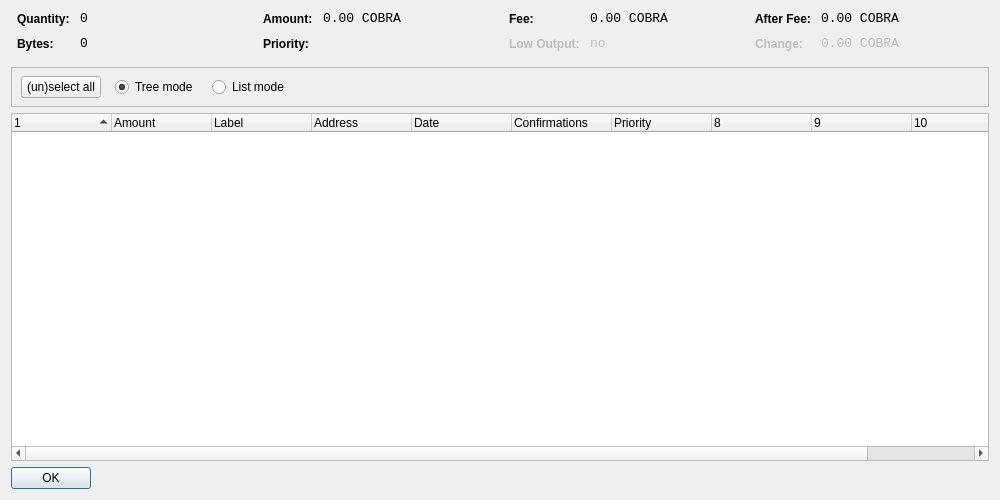
<?xml version="1.0" encoding="UTF-8"?>
<ui version="4.0">
 <class>CoinControlDialog</class>
 <widget class="QDialog" name="CoinControlDialog">
  <property name="geometry">
   <rect>
    <x>0</x>
    <y>0</y>
    <width>1000</width>
    <height>500</height>
   </rect>
  </property>
  <property name="windowTitle">
   <string>Coin Control</string>
  </property>
  <layout class="QVBoxLayout" name="verticalLayout">
   <item>
    <layout class="QHBoxLayout" name="horizontalLayoutTop" stretch="0,0,0,0">
     <property name="topMargin">
      <number>0</number>
     </property>
     <property name="bottomMargin">
      <number>10</number>
     </property>
     <item>
      <layout class="QFormLayout" name="formLayoutCoinControl1">
       <property name="horizontalSpacing">
        <number>10</number>
       </property>
       <property name="verticalSpacing">
        <number>10</number>
       </property>
       <property name="leftMargin">
        <number>6</number>
       </property>
       <property name="rightMargin">
        <number>6</number>
       </property>
       <item row="0" column="0">
        <widget class="QLabel" name="labelCoinControlQuantityText">
         <property name="styleSheet">
          <string notr="true">font-weight:bold;</string>
         </property>
         <property name="text">
          <string>Quantity:</string>
         </property>
        </widget>
       </item>
       <item row="0" column="1">
        <widget class="QLabel" name="labelCoinControlQuantity">
         <property name="font">
          <font>
           <family>Monospace</family>
           <pointsize>10</pointsize>
          </font>
         </property>
         <property name="cursor">
          <cursorShape>IBeamCursor</cursorShape>
         </property>
         <property name="contextMenuPolicy">
          <enum>Qt::ActionsContextMenu</enum>
         </property>
         <property name="text">
          <string notr="true">0</string>
         </property>
         <property name="textInteractionFlags">
          <set>Qt::LinksAccessibleByMouse|Qt::TextSelectableByKeyboard|Qt::TextSelectableByMouse</set>
         </property>
        </widget>
       </item>
       <item row="1" column="0">
        <widget class="QLabel" name="labelCoinControlBytesText">
         <property name="styleSheet">
          <string notr="true">font-weight:bold;</string>
         </property>
         <property name="text">
          <string>Bytes:</string>
         </property>
        </widget>
       </item>
       <item row="1" column="1">
        <widget class="QLabel" name="labelCoinControlBytes">
         <property name="font">
          <font>
           <family>Monospace</family>
           <pointsize>10</pointsize>
          </font>
         </property>
         <property name="cursor">
          <cursorShape>IBeamCursor</cursorShape>
         </property>
         <property name="contextMenuPolicy">
          <enum>Qt::ActionsContextMenu</enum>
         </property>
         <property name="text">
          <string notr="true">0</string>
         </property>
         <property name="textInteractionFlags">
          <set>Qt::LinksAccessibleByMouse|Qt::TextSelectableByKeyboard|Qt::TextSelectableByMouse</set>
         </property>
        </widget>
       </item>
      </layout>
     </item>
     <item>
      <layout class="QFormLayout" name="formLayoutCoinControl2">
       <property name="horizontalSpacing">
        <number>10</number>
       </property>
       <property name="verticalSpacing">
        <number>10</number>
       </property>
       <property name="leftMargin">
        <number>6</number>
       </property>
       <property name="rightMargin">
        <number>6</number>
       </property>
       <item row="0" column="0">
        <widget class="QLabel" name="labelCoinControlAmountText">
         <property name="styleSheet">
          <string notr="true">font-weight:bold;</string>
         </property>
         <property name="text">
          <string>Amount:</string>
         </property>
        </widget>
       </item>
       <item row="0" column="1">
        <widget class="QLabel" name="labelCoinControlAmount">
         <property name="font">
          <font>
           <family>Monospace</family>
           <pointsize>10</pointsize>
          </font>
         </property>
         <property name="cursor">
          <cursorShape>IBeamCursor</cursorShape>
         </property>
         <property name="contextMenuPolicy">
          <enum>Qt::ActionsContextMenu</enum>
         </property>
         <property name="text">
          <string notr="true">0.00 COBRA</string>
         </property>
         <property name="textInteractionFlags">
          <set>Qt::LinksAccessibleByMouse|Qt::TextSelectableByKeyboard|Qt::TextSelectableByMouse</set>
         </property>
        </widget>
       </item>
       <item row="1" column="0">
        <widget class="QLabel" name="labelCoinControlPriorityText">
         <property name="styleSheet">
          <string notr="true">font-weight:bold;</string>
         </property>
         <property name="text">
          <string>Priority:</string>
         </property>
        </widget>
       </item>
       <item row="1" column="1">
        <widget class="QLabel" name="labelCoinControlPriority">
         <property name="font">
          <font>
           <family>Monospace</family>
           <pointsize>10</pointsize>
          </font>
         </property>
         <property name="cursor">
          <cursorShape>IBeamCursor</cursorShape>
         </property>
         <property name="contextMenuPolicy">
          <enum>Qt::ActionsContextMenu</enum>
         </property>
         <property name="text">
          <string/>
         </property>
         <property name="textInteractionFlags">
          <set>Qt::LinksAccessibleByMouse|Qt::TextSelectableByKeyboard|Qt::TextSelectableByMouse</set>
         </property>
        </widget>
       </item>
      </layout>
     </item>
     <item>
      <layout class="QFormLayout" name="formLayoutCoinControl3">
       <property name="horizontalSpacing">
        <number>10</number>
       </property>
       <property name="verticalSpacing">
        <number>10</number>
       </property>
       <property name="leftMargin">
        <number>6</number>
       </property>
       <property name="rightMargin">
        <number>6</number>
       </property>
       <item row="0" column="0">
        <widget class="QLabel" name="labelCoinControlFeeText">
         <property name="styleSheet">
          <string notr="true">font-weight:bold;</string>
         </property>
         <property name="text">
          <string>Fee:</string>
         </property>
        </widget>
       </item>
       <item row="0" column="1">
        <widget class="QLabel" name="labelCoinControlFee">
         <property name="font">
          <font>
           <family>Monospace</family>
           <pointsize>10</pointsize>
          </font>
         </property>
         <property name="cursor">
          <cursorShape>IBeamCursor</cursorShape>
         </property>
         <property name="contextMenuPolicy">
          <enum>Qt::ActionsContextMenu</enum>
         </property>
         <property name="text">
          <string notr="true">0.00 COBRA</string>
         </property>
         <property name="textInteractionFlags">
          <set>Qt::LinksAccessibleByMouse|Qt::TextSelectableByKeyboard|Qt::TextSelectableByMouse</set>
         </property>
        </widget>
       </item>
       <item row="1" column="0">
        <widget class="QLabel" name="labelCoinControlLowOutputText">
         <property name="enabled">
          <bool>false</bool>
         </property>
         <property name="styleSheet">
          <string notr="true">font-weight:bold;</string>
         </property>
         <property name="text">
          <string>Low Output:</string>
         </property>
        </widget>
       </item>
       <item row="1" column="1">
        <widget class="QLabel" name="labelCoinControlLowOutput">
         <property name="enabled">
          <bool>false</bool>
         </property>
         <property name="font">
          <font>
           <family>Monospace</family>
           <pointsize>10</pointsize>
          </font>
         </property>
         <property name="cursor">
          <cursorShape>IBeamCursor</cursorShape>
         </property>
         <property name="contextMenuPolicy">
          <enum>Qt::ActionsContextMenu</enum>
         </property>
         <property name="text">
          <string notr="true">no</string>
         </property>
         <property name="textInteractionFlags">
          <set>Qt::LinksAccessibleByMouse|Qt::TextSelectableByKeyboard|Qt::TextSelectableByMouse</set>
         </property>
        </widget>
       </item>
      </layout>
     </item>
     <item>
      <layout class="QFormLayout" name="formLayoutCoinControl4">
       <property name="horizontalSpacing">
        <number>10</number>
       </property>
       <property name="verticalSpacing">
        <number>10</number>
       </property>
       <property name="leftMargin">
        <number>6</number>
       </property>
       <property name="rightMargin">
        <number>6</number>
       </property>
       <item row="0" column="0">
        <widget class="QLabel" name="labelCoinControlAfterFeeText">
         <property name="styleSheet">
          <string notr="true">font-weight:bold;</string>
         </property>
         <property name="text">
          <string>After Fee:</string>
         </property>
        </widget>
       </item>
       <item row="0" column="1">
        <widget class="QLabel" name="labelCoinControlAfterFee">
         <property name="font">
          <font>
           <family>Monospace</family>
           <pointsize>10</pointsize>
          </font>
         </property>
         <property name="cursor">
          <cursorShape>IBeamCursor</cursorShape>
         </property>
         <property name="contextMenuPolicy">
          <enum>Qt::ActionsContextMenu</enum>
         </property>
         <property name="text">
          <string notr="true">0.00 COBRA</string>
         </property>
         <property name="textInteractionFlags">
          <set>Qt::LinksAccessibleByMouse|Qt::TextSelectableByKeyboard|Qt::TextSelectableByMouse</set>
         </property>
        </widget>
       </item>
       <item row="1" column="0">
        <widget class="QLabel" name="labelCoinControlChangeText">
         <property name="enabled">
          <bool>false</bool>
         </property>
         <property name="styleSheet">
          <string notr="true">font-weight:bold;</string>
         </property>
         <property name="text">
          <string>Change:</string>
         </property>
        </widget>
       </item>
       <item row="1" column="1">
        <widget class="QLabel" name="labelCoinControlChange">
         <property name="enabled">
          <bool>false</bool>
         </property>
         <property name="font">
          <font>
           <family>Monospace</family>
           <pointsize>10</pointsize>
          </font>
         </property>
         <property name="cursor">
          <cursorShape>IBeamCursor</cursorShape>
         </property>
         <property name="contextMenuPolicy">
          <enum>Qt::ActionsContextMenu</enum>
         </property>
         <property name="text">
          <string notr="true">0.00 COBRA</string>
         </property>
         <property name="textInteractionFlags">
          <set>Qt::LinksAccessibleByMouse|Qt::TextSelectableByKeyboard|Qt::TextSelectableByMouse</set>
         </property>
        </widget>
       </item>
      </layout>
     </item>
    </layout>
   </item>
   <item>
    <widget class="QFrame" name="frame">
     <property name="minimumSize">
      <size>
       <width>0</width>
       <height>40</height>
      </size>
     </property>
     <property name="frameShape">
      <enum>QFrame::StyledPanel</enum>
     </property>
     <property name="frameShadow">
      <enum>QFrame::Sunken</enum>
     </property>
     <widget class="QWidget" name="horizontalLayoutWidget">
      <property name="geometry">
       <rect>
        <x>10</x>
        <y>0</y>
        <width>781</width>
        <height>41</height>
       </rect>
      </property>
      <layout class="QHBoxLayout" name="horizontalLayoutPanel" stretch="0,0,0,0,0">
       <property name="spacing">
        <number>14</number>
       </property>
       <item>
        <widget class="QPushButton" name="pushButtonSelectAll">
         <property name="sizePolicy">
          <sizepolicy hsizetype="Maximum" vsizetype="Fixed">
           <horstretch>0</horstretch>
           <verstretch>0</verstretch>
          </sizepolicy>
         </property>
         <property name="text">
          <string>(un)select all</string>
         </property>
        </widget>
       </item>
       <item>
        <widget class="QRadioButton" name="radioTreeMode">
         <property name="sizePolicy">
          <sizepolicy hsizetype="Maximum" vsizetype="Fixed">
           <horstretch>0</horstretch>
           <verstretch>0</verstretch>
          </sizepolicy>
         </property>
         <property name="text">
          <string>Tree mode</string>
         </property>
         <property name="checked">
          <bool>true</bool>
         </property>
        </widget>
       </item>
       <item>
        <widget class="QRadioButton" name="radioListMode">
         <property name="sizePolicy">
          <sizepolicy hsizetype="Maximum" vsizetype="Fixed">
           <horstretch>0</horstretch>
           <verstretch>0</verstretch>
          </sizepolicy>
         </property>
         <property name="text">
          <string>List mode</string>
         </property>
        </widget>
       </item>
       <item>
        <spacer name="horizontalSpacer">
         <property name="orientation">
          <enum>Qt::Horizontal</enum>
         </property>
         <property name="sizeHint" stdset="0">
          <size>
           <width>40</width>
           <height>20</height>
          </size>
         </property>
        </spacer>
       </item>
      </layout>
     </widget>
    </widget>
   </item>
   <item>
    <widget class="CoinControlTreeWidget" name="treeWidget">
     <property name="contextMenuPolicy">
      <enum>Qt::CustomContextMenu</enum>
     </property>
     <property name="sortingEnabled">
      <bool>false</bool>
     </property>
     <property name="columnCount">
      <number>11</number>
     </property>
     <attribute name="headerShowSortIndicator" stdset="0">
      <bool>true</bool>
     </attribute>
     <attribute name="headerStretchLastSection">
      <bool>false</bool>
     </attribute>
     <column>
      <property name="text">
       <string/>
      </property>
     </column>
     <column>
      <property name="text">
       <string>Amount</string>
      </property>
     </column>
     <column>
      <property name="text">
       <string>Label</string>
      </property>
     </column>
     <column>
      <property name="text">
       <string>Address</string>
      </property>
     </column>
     <column>
      <property name="text">
       <string>Date</string>
      </property>
     </column>
     <column>
      <property name="text">
       <string>Confirmations</string>
      </property>
      <property name="toolTip">
       <string>Confirmed</string>
      </property>
     </column>
     <column>
      <property name="text">
       <string>Priority</string>
      </property>
     </column>
     <column>
      <property name="text">
       <string/>
      </property>
     </column>
     <column>
      <property name="text">
       <string/>
      </property>
     </column>
     <column>
      <property name="text">
       <string/>
      </property>
     </column>
     <column>
      <property name="text">
       <string/>
      </property>
     </column>
    </widget>
   </item>
   <item>
    <widget class="QDialogButtonBox" name="buttonBox">
     <property name="sizePolicy">
      <sizepolicy hsizetype="Maximum" vsizetype="Fixed">
       <horstretch>0</horstretch>
       <verstretch>0</verstretch>
      </sizepolicy>
     </property>
     <property name="orientation">
      <enum>Qt::Horizontal</enum>
     </property>
     <property name="standardButtons">
      <set>QDialogButtonBox::Ok</set>
     </property>
    </widget>
   </item>
  </layout>
 </widget>
 <customwidgets>
  <customwidget>
   <class>CoinControlTreeWidget</class>
   <extends>QTreeWidget</extends>
   <header>coincontroltreewidget.h</header>
  </customwidget>
 </customwidgets>
 <resources/>
 <connections/>
</ui>
